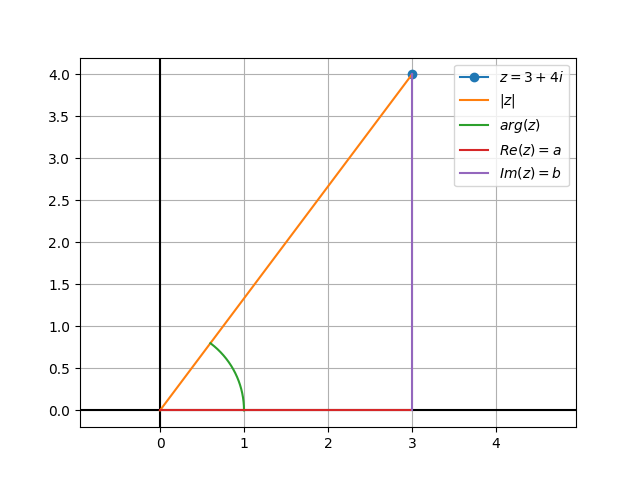

Reproduce this figure in Python.
import numpy as np
import matplotlib.pyplot as plt

def hello():
	angles = np.linspace(0, np.arctan(4/3), 1000)

	plt.figure()
	plt.axhline(color='k')
	plt.axvline(color='k')
	plt.plot([3], [4], marker='o', label=r"$ z = 3 + 4i $")
	plt.plot([0, 3], [0, 4], label=r"$ |z| $")
	plt.plot(np.cos(angles), np.sin(angles), label=r"$ arg(z) $")
	plt.plot([0, 3], [0, 0], label=r"$ Re(z) = a $")
	plt.plot([3, 3], [0, 4], label=r"$ Im(z) = b $")
	plt.grid(True)
	plt.legend()
	plt.axis("equal")
	plt.xlim(-1, 5)
	plt.savefig("complexes.png")
	plt.show()


if __name__ == "__main__":
	hello()
